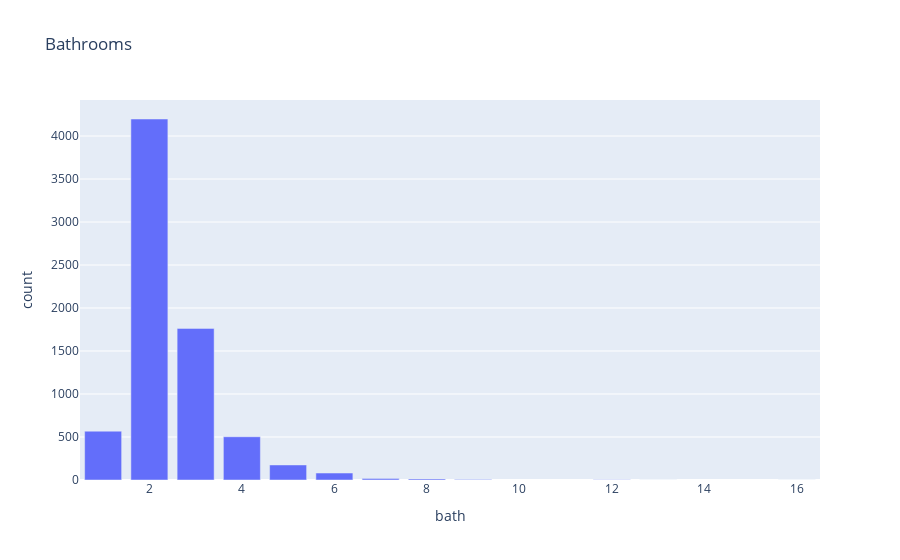

The code cell stored with this chart in its notebook:
### Code cell
Count_bath = df8.groupby('bath')['bath'].count().reset_index(name="count")
fig = px.bar(Count_bath,
             x = "bath",
             y = "count",
            title = "Bathrooms")
fig.show()

### Figure 1 — Plotly figure (JSON) as saved in the notebook; plotly's stock layout.template omitted (floating-point values rounded to 4 significant figures)
{"data": [{"alignmentgroup": "True", "hovertemplate": "bath=%{x}<br>count=%{y}<extra></extra>", "legendgroup": "", "marker": {"color": "#636efa", "pattern": {"shape": ""}}, "name": "", "offsetgroup": "", "orientation": "v", "showlegend": false, "textposition": "auto", "type": "bar", "x": [1, 2, 3, 4, 5, 6, 7, 8, 9, 12, 13, 16], "xaxis": "x", "y": [568, 4198, 1763, 503, 175, 81, 16, 13, 7, 3, 1, 1], "yaxis": "y"}], "layout": {"autosize": true, "barmode": "relative", "legend": {"tracegroupgap": 0}, "title": {"text": "Bathrooms"}, "xaxis": {"anchor": "y", "autorange": true, "domain": [0, 1], "range": [0.5, 16.5], "title": {"text": "bath"}, "type": "linear"}, "yaxis": {"anchor": "x", "autorange": true, "domain": [0, 1], "range": [0, 4419.0], "title": {"text": "count"}, "type": "linear"}}}
